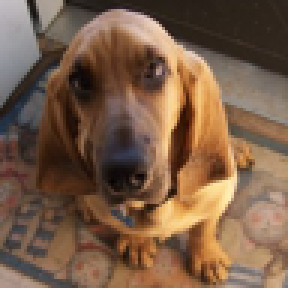
#> input picture aeae/test.png, 96 x 96 px (shown 3 times larger)
$ python affine_test.py
#> lines starting #> are read from the running program, lines starting #| are printed output that depends on the picture
import matplotlib.pyplot as plt
import cv2
import numpy as np
from affine import Affine


def param2affine(sigma):
    '''
    Conversion of affine parameter into matrix form through the use of module 'affine'
    sigma[0] = degree of anti-clockwise rotation (unit = degrees)
    sigma[1] = translation rightwards
    sigma[2] = translation down
    sigma[3] = scaling factor
    sigma[4] = degree of shear transformation

    Input:
        sigma = affine transformation parameter
    Output:
        (2,3) np.array representing transformation
    '''
    aff_mat =  Affine.translation(sigma[1],sigma[2]) * Affine.scale(sigma[3]) * Affine.rotation(sigma[0])* Affine.shear(sigma[4],sigma[4])
    return np.array(aff_mat)[:6].reshape(2,3)


img = cv2.imread('test.png',0)
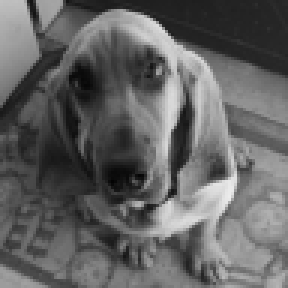
#> img: shape (96, 96) (shown 3 times larger); min 3, max 236, mean 98.6
rows,cols = img.shape
#> rows = 96; cols = 96
sigma = [0,0,0,0.8,0]

print(img.shape)
#| (96, 96)
#> (the run stopped early here; a loop or call above may not have finished)
